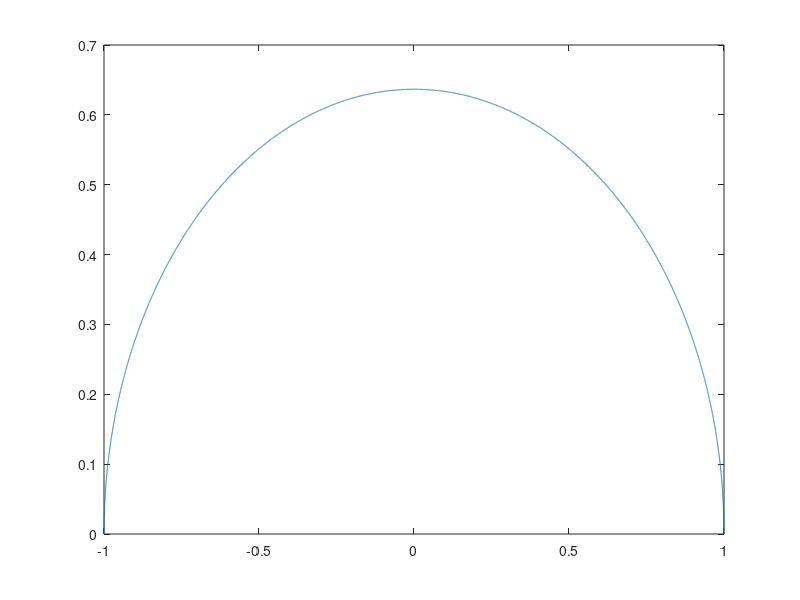
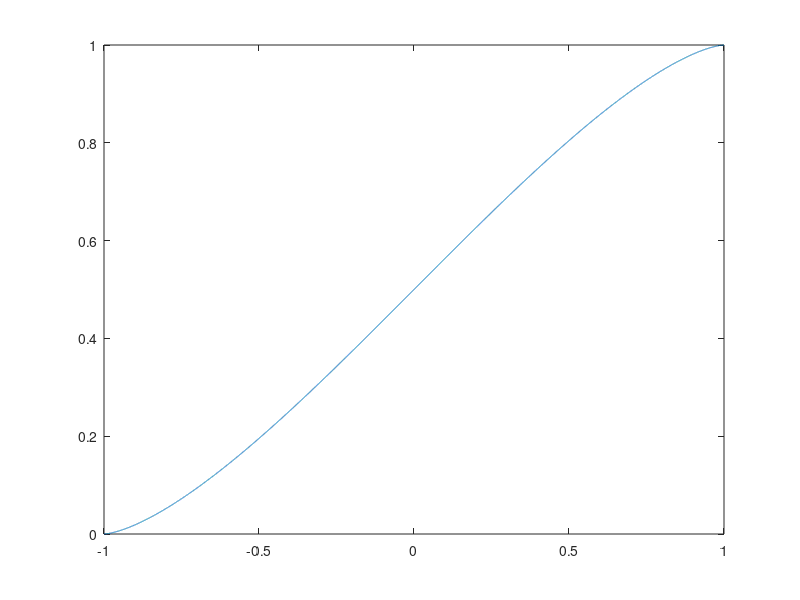

Reproduce these figures in MATLAB, in order. (Note: this script raises an error after producing the figures.)

% 5 plot 200 samples from y

% To plot 200 samples from y, first we should get two handred samples from
% x1 and x2. To do that we should get samples from the marignal
% distribution that we have got in problem 1.
% To sample from a custom distribution the following steps were taken
% 1- get a probability of a group od number from -1 to 1 (interval of X)
% 2- get cdf for this group of numbers
% 3- using interp1 matlab function to get 200 samples from X according to
% the otained cdf
% 4- using y equation in 3 to get 200 samples from y

mypdf=@(x)2/pi*sqrt(1-x.^2); % pdf for x1 and x2 

x=linspace(-1,1,20000); % get group of number in the interval of -1 and 1 
x=mypdf(x); % getting the probability of this numbers
x_norm=x./sum(x); % normalization

figure(1)
plot(linspace(-1,1,20000),x);

cdf_=cumsum(x_norm); % get cdf
figure
plot(linspace(-1,1,20000),cdf_); % check that it starts from zero to 1

X=rand(2,200);

[cdf__, mask] = unique(cdf_);
xq=linspace(-1,1,20000);
xq = xq(mask);

projection = interp1(cdf__, xq, X); % samples according to cdf

figure(1)
hold on
histogram(projection(1,:),'normalization','pdf');


%%from problem 3
% y=[1  -1  X + [2
%    0  2]       3]

y=zeros(2,200);
for i=1:200
y(:,i)=[1 -1;0 2]*projection(:,i)+[2;3];

end

% we can check if the mean and the variance of y is equivalent to our
% analytical solution in problem 3 as follows

mean_y=[mean(y(1,:));mean(y(2,:))];
cov_y=cov(y(1,:),y(2,:));

figure
plot(y(1,:),y(2,:),'.r');
axis equal